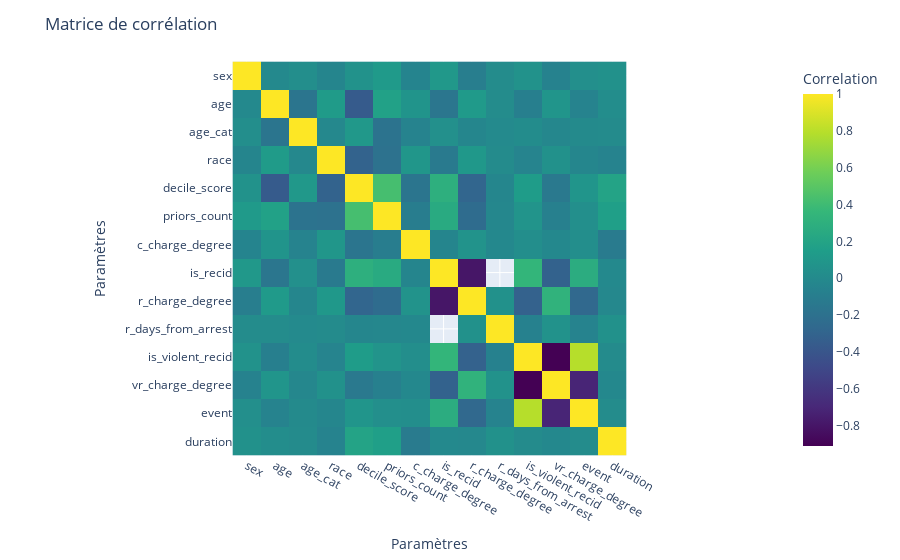

Write notebook code for a chart like this one.
### Code cell
plot_correlation_matrix(df_num_encoded)

### Figure 1 — Plotly figure (JSON) as saved in the notebook; plotly's stock layout.template omitted (floating-point values rounded to 4 significant figures; data arrays with more than 128 entries replaced by an {"elided": "..."} marker saying what was removed)
{"data": [{"coloraxis": "coloraxis", "hovertemplate": "Feature 1: %{y}<br>Feature 2: %{x}<br>Correlation: %{z}<extra></extra>", "name": "0", "type": "heatmap", "x": ["sex", "age", "age_cat", "race", "decile_score", "priors_count", "c_charge_degree", "is_recid", "r_charge_degree", "r_days_from_arrest", "is_violent_recid", "vr_charge_degree", "event", "duration"], "xaxis": "x", "y": ["sex", "age", "age_cat", "race", "decile_score", "priors_count", "c_charge_degree", "is_recid", "r_charge_degree", "r_days_from_arrest", "is_violent_recid", "vr_charge_degree", "event", "duration"], "yaxis": "y", "z": {"elided": "14x14 float values"}}], "layout": {"coloraxis": {"colorbar": {"title": {"text": "Correlation"}}, "colorscale": [[0, "#440154"], [0.1111, "#482878"], [0.2222, "#3e4989"], [0.3333, "#31688e"], [0.4444, "#26828e"], [0.5556, "#1f9e89"], [0.6667, "#35b779"], [0.7778, "#6ece58"], [0.8889, "#b5de2b"], [1, "#fde725"]]}, "margin": {"t": 60}, "title": {"text": "Matrice de corrélation"}, "xaxis": {"anchor": "y", "constrain": "domain", "domain": [0, 1], "scaleanchor": "y", "title": {"text": "Paramètres"}}, "yaxis": {"anchor": "x", "autorange": "reversed", "constrain": "domain", "domain": [0, 1], "title": {"text": "Paramètres"}}}}
